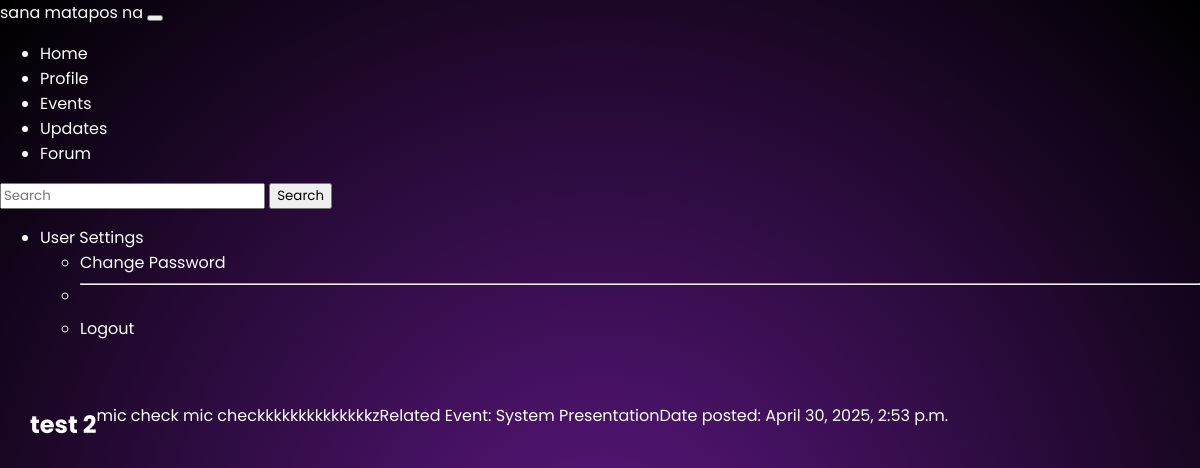
Before: /updates/2/ with the older database file.
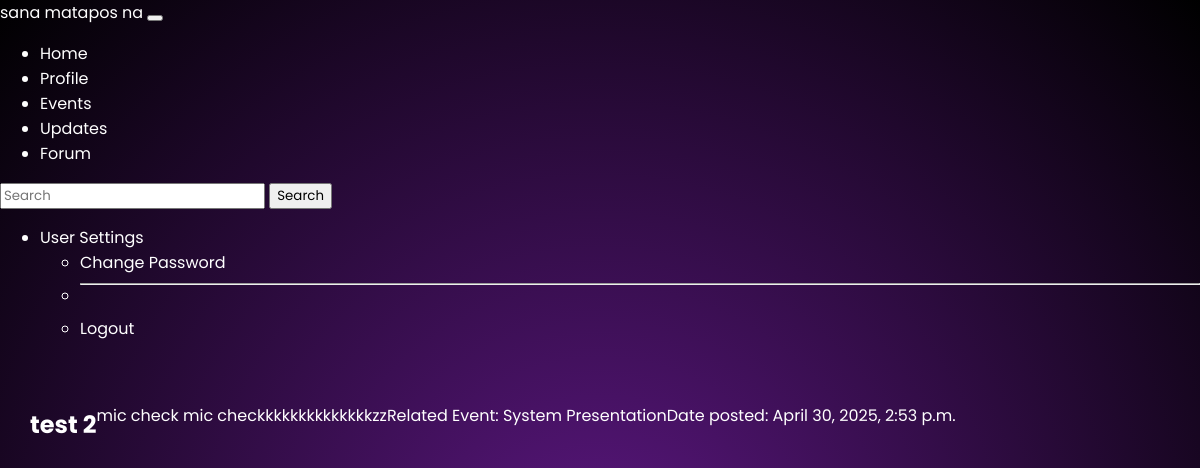
After: the same page with the newer database file.
### core/models.py (models this page shows, shortened)
class Updates(models.Model):
    title = models.CharField(max_length=200)
    content = models.TextField()
    date_posted = models.DateTimeField(auto_now_add=True)
    related_event = models.ForeignKey(Event, on_delete=models.SET_NULL, null=True, blank=True)

class Event(models.Model):
    title = models.CharField(max_length=200)
    description = models.TextField()
    date = models.DateField(default=date.today)
    time = models.TimeField()
    location = models.CharField(max_length=200)

### core/views.py (the view)
# urls.py: path('updates/<int:pk>/', UpdateDetailView.as_view(), name='update_detail'),
class UpdateDetailView(DetailView):
    model = Updates
    template_name = 'core/update_detail.html'
    context_object_name = 'updates'

### core/templates/core/update_detail.html
{% extends 'base.html' %}
{% block content %}
  <h2>{{ updates.title }}</h2>
  <p>{{ updates.content }}</p>
  {% if updates.related_event %}
    <p>Related Event: <a href="{% url 'event_detail' updates.related_event.pk %}">{{ updates.related_event.title }}</a></p>
  {% endif %}
  <p>Date posted: {{ updates.date_posted }}</p>
{% endblock %}

Changed rows visible on the page:
changed Updates "test 2": content "mic check mic checkkkkkkkkkkkkkkz" → "mic check mic checkkkkkkkkkkkkkkzz"
